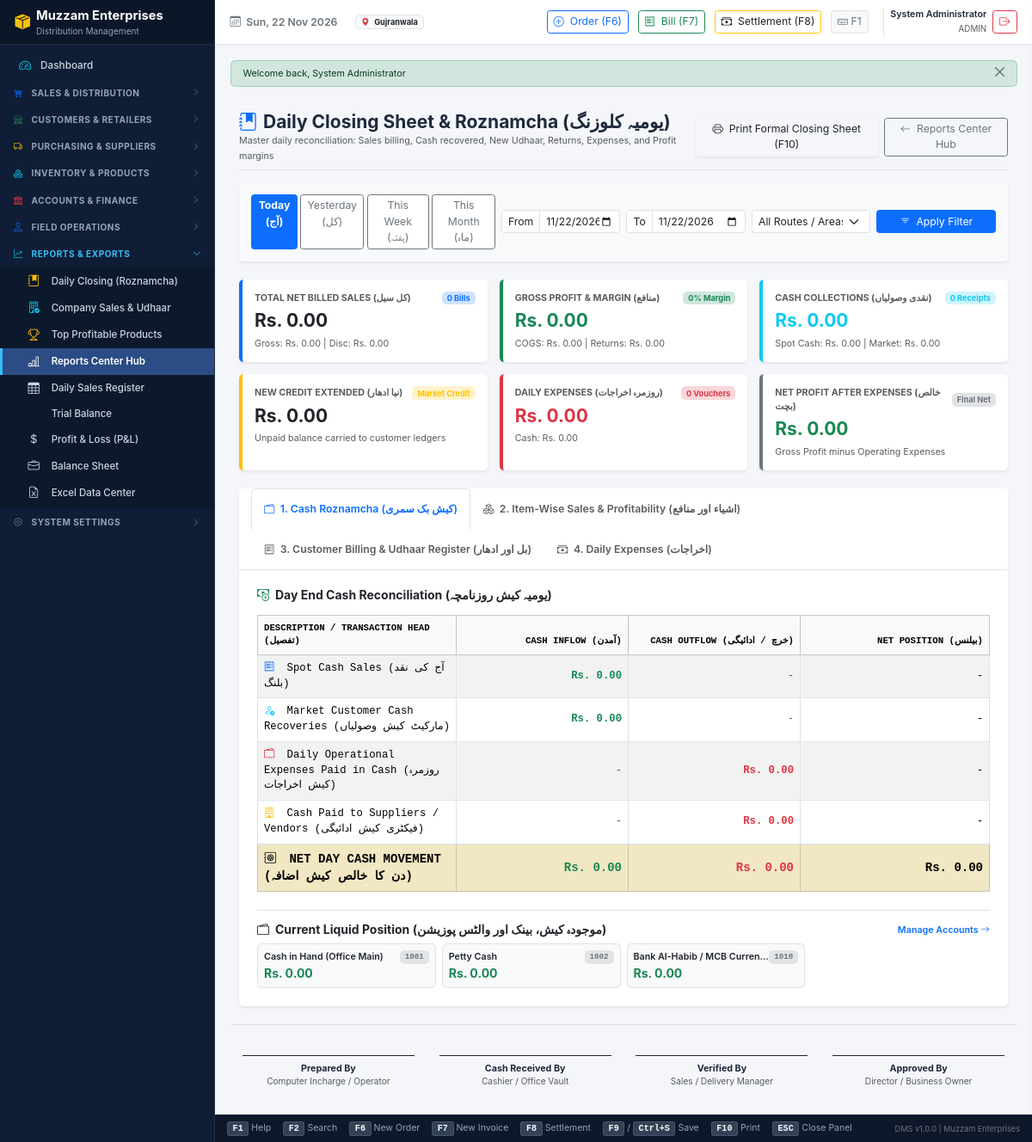
The page /modules/reports/daily_closing.php (signed in) on the database its author committed.
### tables this page shows
CREATE TABLE `settings` (
  `id` INT UNSIGNED NOT NULL AUTO_INCREMENT,
  `setting_group` VARCHAR(50) NOT NULL DEFAULT 'general',
  `setting_key` VARCHAR(100) NOT NULL UNIQUE,
  `setting_value` TEXT DEFAULT NULL,
  `data_type` ENUM('string', 'number', 'boolean', 'json') NOT NULL DEFAULT 'string',
  `description` VARCHAR(255) DEFAULT NULL,
  `updated_at` DATETIME NOT NULL DEFAULT CURRENT_TIMESTAMP ON UPDATE CURRENT_TIMESTAMP,
  PRIMARY KEY (`id`),
  INDEX `idx_settings_group` (`setting_group`)
);

CREATE TABLE `accounts` (
  `id` INT UNSIGNED NOT NULL AUTO_INCREMENT,
  `account_code` VARCHAR(30) NOT NULL UNIQUE,
  `account_name` VARCHAR(150) NOT NULL,
  `account_type` ENUM('asset', 'liability', 'equity', 'revenue', 'expense') NOT NULL,
  `sub_type` ENUM(
    'cash',
    'bank',
    'wallet',
    'accounts_receivable',
    'accounts_payable',
    'inventory',
    'sales',
    'sales_discount',
    'sales_return',
    'cost_of_goods_sold',
    'expense',
    'equity'
  ) NOT NULL,
  `bank_name` VARCHAR(100) DEFAULT NULL,
  `account_number` VARCHAR(100) DEFAULT NULL,
  `branch_code` VARCHAR(50) DEFAULT NULL,
  `notes` TEXT DEFAULT NULL,
  `opening_balance` DECIMAL(15,2) NOT NULL DEFAULT 0.00,
  `current_balance` DECIMAL(15,2) NOT NULL DEFAULT 0.00,
  `is_system` TINYINT(1) NOT NULL DEFAULT 0,
  `is_active` TINYINT(1) NOT NULL DEFAULT 1,
  `created_at` DATETIME NOT NULL DEFAULT CURRENT_TIMESTAMP,
  `updated_at` DATETIME NOT NULL DEFAULT CURRENT_TIMESTAMP ON UPDATE CURRENT_TIMESTAMP,
  PRIMARY KEY (`id`),
  INDEX `idx_acc_code` (`account_code`),
  INDEX `idx_acc_type` (`account_type`, `sub_type`)
);

### modules/reports/daily_closing.php (the view, shortened to what the rows shown need)
<?php
$activeTab      = sanitize_input($_GET['tab'] ?? 'overview');
$closingLiquidAccounts = db_fetch_all("
    SELECT account_code, account_name, sub_type, bank_name, current_balance
    FROM accounts
    WHERE sub_type IN ('cash', 'bank', 'wallet') AND is_active = 1
    ORDER BY CASE sub_type WHEN 'cash' THEN 1 WHEN 'bank' THEN 2 WHEN 'wallet' THEN 3 END, account_code ASC
");
require_once INCLUDES_PATH . '/header.php';
require_once INCLUDES_PATH . '/topbar.php';
?>
<div class="content-wrapper">
    <div class="container-fluid py-3">
        <div class="card border-0 shadow-sm mb-4">
            <div class="card-body p-0">
                <div class="tab-content" id="closingTabsContent">
                    <div class="tab-pane fade <?= $activeTab === 'overview' ? 'show active' : '' ?>" id="overview-pane" role="tabpanel">
                        <div class="p-4">
                            <div class="table-responsive">
                                <table class="table table-bordered table-striped align-middle mb-0 font-monospace">
                                    <thead class="table-light text-uppercase small">
                                        <tr>
                                            <th>Description / Transaction Head (تفصیل)</th>
                                            <th class="text-end" style="width: 200px;">Cash Inflow (آمدن)</th>
                                            <th class="text-end" style="width: 200px;">Cash Outflow (خرچ / ادائیگی)</th>
                                            <th class="text-end" style="width: 220px;">Net Position (بیلنس)</th>
                                        </tr>
                                    </thead>
                                </table>
                            </div>
                            <div class="mt-4 pt-3 border-top">
                                <div class="row g-2">
                                    <?php foreach ($closingLiquidAccounts as $cla): ?>
                                        <div class="col-md-3 col-sm-6">
                                            <div class="p-2 border rounded bg-light">
                                                <div class="d-flex justify-content-between align-items-center">
                                                    <span class="small fw-semibold text-truncate"><?= htmlspecialchars($cla['account_name']) ?></span>
                                                    <span class="badge bg-secondary-subtle text-secondary font-monospace"><?= htmlspecialchars($cla['account_code']) ?></span>
                                                </div>
                                                <div class="h6 fw-bold mb-0 mt-1 <?= (float)$cla['current_balance'] >= 0 ? 'text-success' : 'text-danger' ?>">
                                                    <?= format_currency((float)$cla['current_balance']) ?>
                                                </div>
                                            </div>
                                        </div>
                                    <?php endforeach; ?>
                                </div>
                            </div>
                        </div>
                    </div>
                </div>
            </div>
        </div>
    </div>
</div>
<?php
require_once INCLUDES_PATH . '/footer.php';
?>

### includes/topbar.php (shortened to what the rows shown need)
<div class="dms-main">
    <header class="dms-topbar">
        <div class="dms-topbar-left">
            <span class="fw-semibold text-secondary">
                <i class="bi bi-calendar3 me-1"></i> <?= date('D, d M Y') ?>
            </span>
            <span class="badge bg-light text-dark border ms-2">
                <i class="bi bi-geo-alt-fill text-danger me-1"></i> <?= e(get_setting('city', 'Gujranwala')) ?>
            </span>
        </div>
    </header>
    <main class="dms-content">

### rows shown on the page
settings: setting_value "Gujranwala"
accounts: account_name "Cash in Hand (Office Main)", account_code "1001", current_balance "Rs. 0.00"
accounts: account_name "Petty Cash", account_code "1002", current_balance "Rs. 0.00"
accounts: account_name "Bank Al-Habib / MCB Curren…", account_code "1010", current_balance "Rs. 0.00"

### other values the page prints
CLIENT_NAME "Muzzam Enterprises"
$user['full_name'] "System Administrator"
implode(', ', $user['roles'] ?? ['USER']) "ADMIN"
$msg['message'] "Welcome back, System Administrator"
$salesSummary['total_bills'] "0"
format_currency((float)$salesSummary['total_net']) "Rs. 0.00"
format_currency((float)$salesSummary['total_gross']) "Rs. 0.00"
format_currency((float)$salesSummary['total_discounts']) "Rs. 0.00"
$grossMarginPct "0"
format_currency($grossProfit) "Rs. 0.00"
format_currency($totalEstimatedCOGS) "Rs. 0.00"
format_currency((float)$returnsSummary['total_returns']) "Rs. 0.00"
$recoverySummary['total_receipts'] "0"
format_currency($totalCashCollected) "Rs. 0.00"
format_currency((float)$salesSummary['spot_cash_paid']) "Rs. 0.00"
